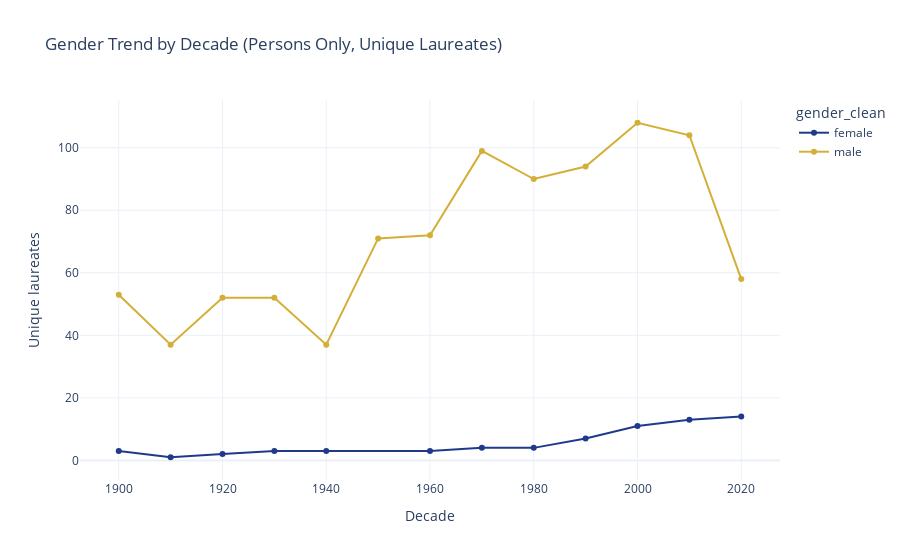

Source (notebook cell):
### Markdown cell above
## Gender Trend Over Time (by Decade)

**Goal:** Show how the number of **unique laureates** changes across decades for each gender.

**Notes:**
- Uses `award_year` and `decade` columns.
- Filters to **persons only** (organizations excluded).
- Missing gender is shown as **"Unknown"** (for visualization).

### Code cell
persons = df[df["laureate_type"] == "person"].copy()
persons["gender_clean"] = persons["gender"].fillna("Unknown")

gender_trend = (
    persons.groupby(["decade", "gender_clean"])["laureate_id"].nunique()
           .reset_index(name="n_laureates")
           .sort_values(["decade", "gender_clean"])
)

fig = px.line(
    gender_trend,
    x="decade",
    y="n_laureates",
    color="gender_clean",
    markers=True,
    title="Gender Trend by Decade (Persons Only, Unique Laureates)"
)
fig.update_layout(xaxis_title="Decade", yaxis_title="Unique laureates")
fig.show()

### Figure 1 — Plotly figure (JSON) as saved in the notebook; plotly's stock layout.template omitted (floating-point values rounded to 4 significant figures)
{"data": [{"hovertemplate": "gender_clean=female<br>decade=%{x}<br>n_laureates=%{y}<extra></extra>", "legendgroup": "female", "line": {"color": "#1F3A8A", "dash": "solid"}, "marker": {"symbol": "circle"}, "mode": "lines+markers", "name": "female", "orientation": "v", "showlegend": true, "type": "scatter", "x": [1900, 1910, 1920, 1930, 1940, 1960, 1970, 1980, 1990, 2000, 2010, 2020], "xaxis": "x", "y": [3, 1, 2, 3, 3, 3, 4, 4, 7, 11, 13, 14], "yaxis": "y"}, {"hovertemplate": "gender_clean=male<br>decade=%{x}<br>n_laureates=%{y}<extra></extra>", "legendgroup": "male", "line": {"color": "#D4AF37", "dash": "solid"}, "marker": {"symbol": "circle"}, "mode": "lines+markers", "name": "male", "orientation": "v", "showlegend": true, "type": "scatter", "x": [1900, 1910, 1920, 1930, 1940, 1950, 1960, 1970, 1980, 1990, 2000, 2010, 2020], "xaxis": "x", "y": [53, 37, 52, 52, 37, 71, 72, 99, 90, 94, 108, 104, 58], "yaxis": "y"}], "layout": {"legend": {"title": {"text": "gender_clean"}, "tracegroupgap": 0}, "title": {"text": "Gender Trend by Decade (Persons Only, Unique Laureates)"}, "xaxis": {"anchor": "y", "domain": [0, 1], "title": {"text": "Decade"}}, "yaxis": {"anchor": "x", "domain": [0, 1], "title": {"text": "Unique laureates"}}}}
